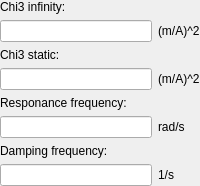
                <widget class="QWidget" name="page_NonlinearRaman_2">
                 <layout class="QGridLayout" name="gridLayout_34">
                  <property name="leftMargin">
                   <number>0</number>
                  </property>
                  <property name="topMargin">
                   <number>0</number>
                  </property>
                  <property name="rightMargin">
                   <number>0</number>
                  </property>
                  <property name="bottomMargin">
                   <number>0</number>
                  </property>
                  <property name="spacing">
                   <number>6</number>
                  </property>
                  <item row="4" column="0" colspan="2">
                   <widget class="QLabel" name="label_150">
                    <property name="text">
                     <string>Responance frequency:</string>
                    </property>
                   </widget>
                  </item>
                  <item row="3" column="1">
                   <widget class="QLabel" name="label_153">
                    <property name="text">
                     <string>(m/A)^2</string>
                    </property>
                   </widget>
                  </item>
                  <item row="5" column="0">
                   <widget class="QLineEdit" name="lineEdit_MaResonanceFrequency_2"/>
                  </item>
                  <item row="0" column="0">
                   <widget class="QLabel" name="label_148">
                    <property name="text">
                     <string>Chi3 infinity:</string>
                    </property>
                   </widget>
                  </item>
                  <item row="1" column="0">
                   <widget class="QLineEdit" name="lineEdit_MaChi3Infinity_2"/>
                  </item>
                  <item row="3" column="0">
                   <widget class="QLineEdit" name="lineEdit_MaChi3Static_2"/>
                  </item>
                  <item row="2" column="0" colspan="2">
                   <widget class="QLabel" name="label_149">
                    <property name="text">
                     <string>Chi3 static:</string>
                    </property>
                   </widget>
                  </item>
                  <item row="1" column="1">
                   <widget class="QLabel" name="label_152">
                    <property name="text">
                     <string>(m/A)^2</string>
                    </property>
                   </widget>
                  </item>
                  <item row="7" column="0">
                   <widget class="QLineEdit" name="lineEdit_MaDampingFrequency_2"/>
                  </item>
                  <item row="5" column="1">
                   <widget class="QLabel" name="label_151">
                    <property name="text">
                     <string>rad/s</string>
                    </property>
                   </widget>
                  </item>
                  <item row="6" column="0" colspan="2">
                   <widget class="QLabel" name="label_155">
                    <property name="text">
                     <string>Damping frequency:</string>
                    </property>
                   </widget>
                  </item>
                  <item row="7" column="1">
                   <widget class="QLabel" name="label_156">
                    <property name="text">
                     <string>1/s</string>
                    </property>
                   </widget>
                  </item>
                 </layout>
                </widget>
